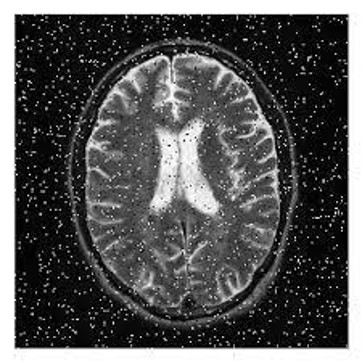
#> input picture Picture1.jpg, 362 x 362 px
$ jupyter execute --allow-errors Robtics.ipynb
#> lines starting #> are read from the running program, lines starting #| are printed output that depends on the picture; after the words box and inside, x2 and y2 are one past the last pixel; in counts of white or black regions, pixels touching at a corner belong together
[cell 1]
import cv2
import numpy as np
from matplotlib import pyplot as plt

### Task 1.1: Using OpenCV, apply the appropriate blurring method on the following image, then show the original and blurred images.

[cell 2]
# average
img = cv2.imread('Picture1.jpg')
#> img is the input picture: shape (362, 362, 3); min 0, max 255, mean 86.1
blr = cv2.blur(img, (10, 10))
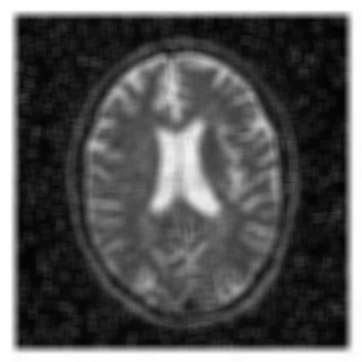
#> blr: shape (362, 362, 3); min 3, max 255, mean 86.1

f, (ax0, ax1) = plt.subplots(1, 2, figsize=(10,7))
ax0.imshow(img), ax0.set_title('Original')
ax1.imshow(blr), ax1.set_title('Blur')

[cell 3]
#bilateralFilter
bilateral = cv2.bilateralFilter(img,5,35,25)

f, (ax0, ax1) = plt.subplots(1, 2, figsize=(10,7))
ax0.imshow(img), ax0.set_title('Original')
ax1.imshow(bilateral), ax1.set_title('bilateral')
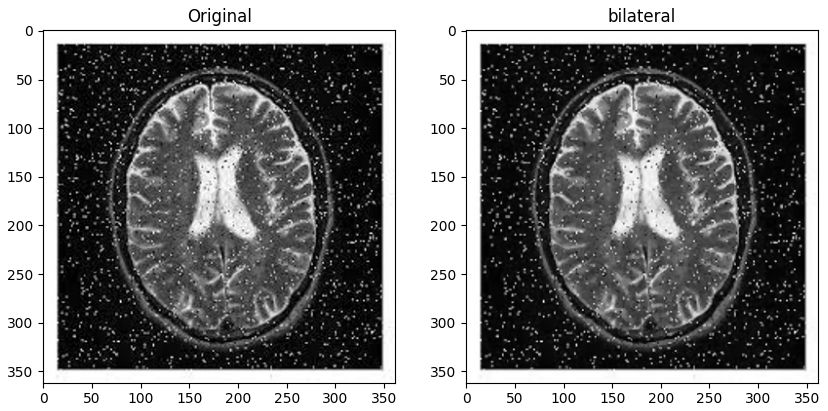
#> figure drawn by matplotlib, 2 panels

[cell 4]
# medianBlur
median = cv2.medianBlur(img, 11)
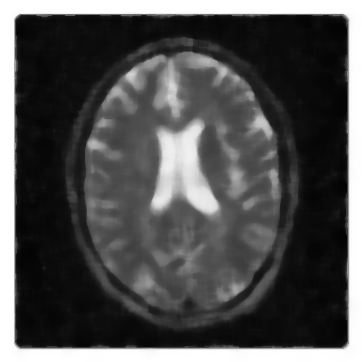
#> median: shape (362, 362, 3); min 2, max 255, mean 80.8

f, (ax0, ax1) = plt.subplots(1, 2, figsize=(10,7))
ax0.imshow(img), ax0.set_title('Original')
ax1.imshow(median), ax1.set_title('median')

[cell 5]
# gaussian
gaussian = cv2.GaussianBlur(img, (21,21), 0)

f, (ax0, ax1) = plt.subplots(1, 2, figsize=(10,7))
ax0.imshow(img), ax0.set_title('Original')
ax1.imshow(gaussian), ax1.set_title('gaussian')

[cell 6]
f, ax = plt.subplots(2, 2, figsize=(10,7))
ax[0][0].imshow(blr), ax[0][0].set_title('Blur')
ax[1][0].imshow(bilateral), ax[1][0].set_title('bilateral');
ax[0][1].imshow(median), ax[0][1].set_title('median');
ax[1][1].imshow(gaussian), ax[1][1].set_title('gaussian');

### Task 1.2: Using OpenCV, apply canny edge detector on the following image, then show the original image and the result.

[cell 7]
img2 =cv2.imread('Picture2.jpg')
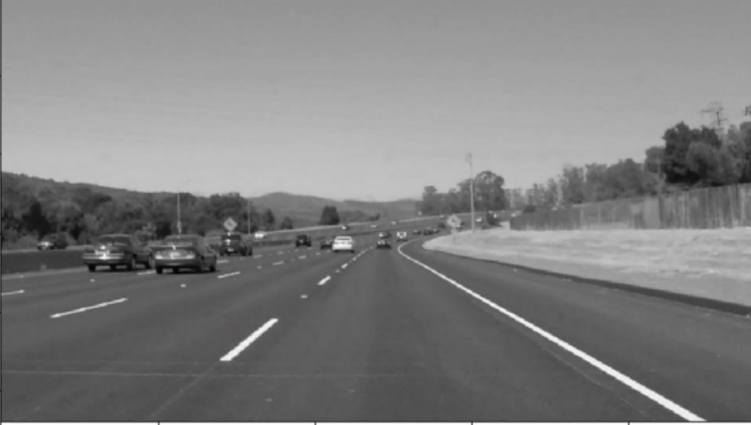
#> input picture Picture2.jpg, 1501 x 850 px (shown at 1/2 size)
#> img2 is the input picture: shape (850, 1501, 3); mean B, G, R 128.1, 128.1, 128.1

[cell 8]
canny = cv2.Canny(img2, 125, 175)
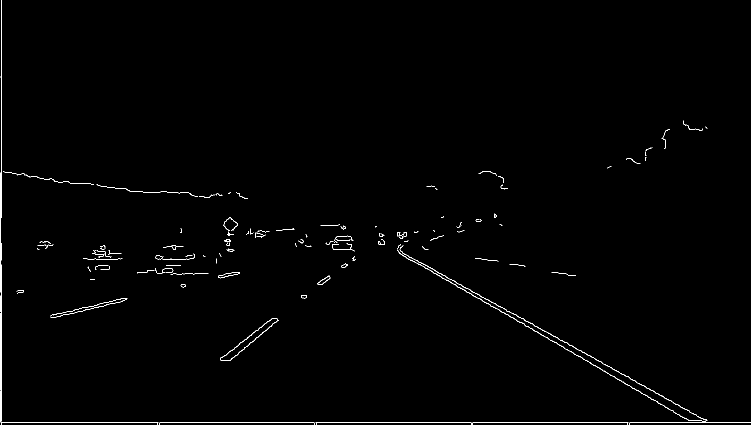
#> canny: shape (850, 1501) (shown at 1/2 size); 0.67% white in thin lines or dots

f, (ax0, ax1) = plt.subplots(1, 2, figsize=(10,7))
ax0.imshow(img2), ax0.set_title('Original')
ax1.imshow(canny), ax1.set_title('canny')
#> figure, not shown here; B, G, R data is drawn as R, G, B

[cell 9]
canny = cv2.Canny(img2, 125, 175)
cv2.imshow("orignal", img2)
cv2.imshow("canny", canny)
cv2.waitKey(0)

### Task 1.3:Using OpenCV, apply perspective transformation on the following image, then show the original and the transformed images.

[cell 10]
img3 = cv2.imread('Picture3.jpg')
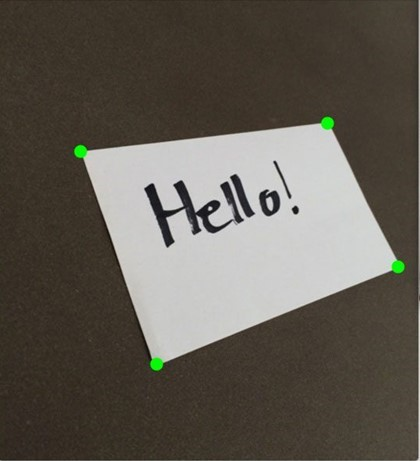
#> input picture Picture3.jpg, 420 x 461 px
#> img3 is the input picture: shape (461, 420, 3); mean B, G, R 82.3, 90.9, 96.4

[cell 11]
def callback (events,x,y,flag,param):
    if events == cv2.EVENT_LBUTTONDBLCLK:
        print (x,y)

cv2.namedWindow('image')
cv2.setMouseCallback('image',callback)


while 1:
    cv2.imshow('image',img3)
    k=cv2.waitKey(0)
#> (key q is pressed here)
    if k== ord('q'):
        break
cv2.destroyAllWindows()

[cell 12]
width , height = 600 , 400

pts1 = np.float32([[79, 152], [330, 124], [158, 364], [399, 267]])
pts2 = np.float32([[0, 0], [width, 0], [0, height], [width, height]])

matrix = cv2.getPerspectiveTransform(pts1, pts2)
per_img = cv2.warpPerspective(img3, matrix, (width, height))
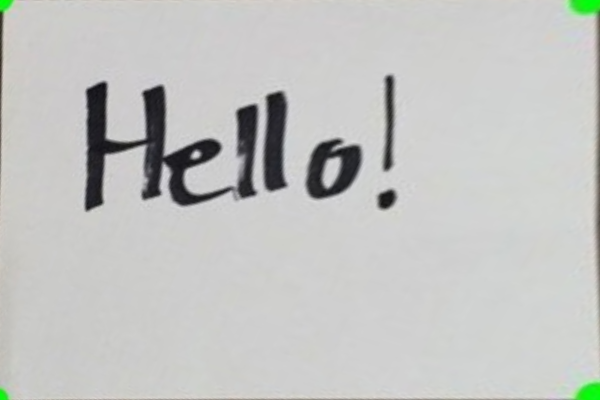
#> per_img: shape (400, 600, 3); mean B, G, R 194.7, 196.6, 195.7
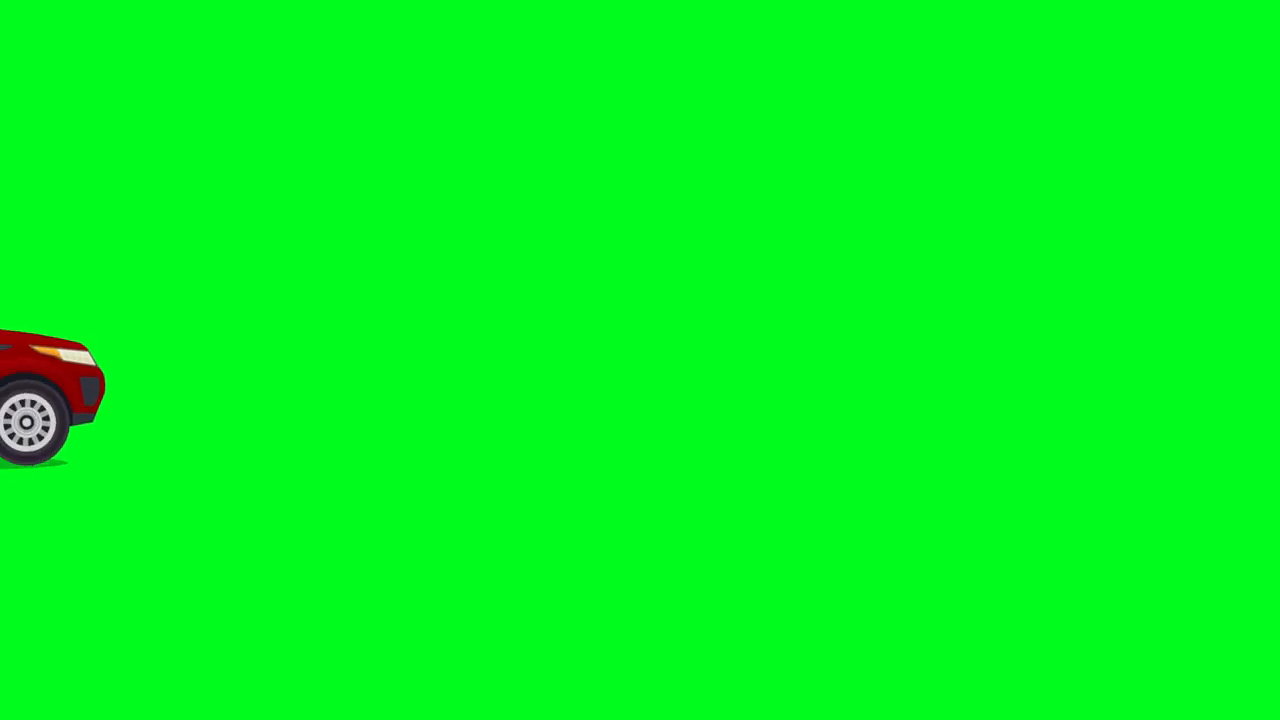
#> input picture frame 18 of Media1.mp4, 1280 x 720 px
#> further down, frame is the input picture: shape (720, 1280, 3); mean B, G, R 28.5, 249.7, 1.4

cv2.imshow("orignal", img3)
cv2.imshow("Perspective", per_img)
cv2.waitKey(0)

### Task 1.4: Using OpenCV, apply simple thresholding and adaptive thresholding on the following image, then show the original image and the results.

[cell 13]
img4 =cv2.imread("Picture4.png")
#> (the rest of this cell did not finish here and is left out)

[cell 14]
#Simple Thresholding
threshold , thresh =cv2.threshold(img4,75,255,cv2.THRESH_BINARY)
f, (ax0, ax1) = plt.subplots(1, 2, figsize=(10,7))
#> (the rest of this cell did not finish here and is left out)

[cell 15]
#Simple Thresholding
threshold , thresh2 =cv2.threshold(img4,75,255,cv2.THRESH_BINARY_INV)
f, (ax0, ax1) = plt.subplots(1, 2, figsize=(10,7))
#> (the rest of this cell did not finish here and is left out)

#> (a cell that did not finish here is left out)

#> (a cell that did not finish here is left out)

### Task 1.5: Using OpenCV, apply Kalman filter on the following video, to track and predict the trajectory of the red car, then display the video with the predicted trajectory.

[cell 18]
class KalmanFilter:
    # Define the Kalman filter
    kf = cv2.KalmanFilter(4, 2)
    # Measurement matrix (relates measurements to the state)
    kf.measurementMatrix = np.array([[1, 0, 0, 0], [0, 1, 0, 0]], np.float32)
    # Transition matrix (describing the dynamics of the system)
    kf.transitionMatrix = np.array([[1, 0, 1, 0], [0, 1, 0, 1], [0, 0, 1, 0], [0, 0, 0, 1]], np.float32)

    def predict(self, coordX, coordY):
        ''' This function estimates the position of the object'''
        measured = np.array([[np.float32(coordX)], [np.float32(coordY)]])
        self.kf.correct(measured)
        predicted = self.kf.predict()
        x, y = int(predicted[0]), int(predicted[1])
        return x, y

class RedDetector:
    def __init__(self):
        # Create mask for red color
        self.low_red = np.array([0, 100, 100])
        self.high_red = np.array([10, 255, 255])

    def detect(self, frame):
        hsv_img = cv2.cvtColor(frame, cv2.COLOR_BGR2HSV)
#> hsv_img: shape (720, 1280, 3); mean H, S, V 63.4, 253.4, 250.4

        # Create masks with color ranges
        mask = cv2.inRange(hsv_img, self.low_red, self.high_red)
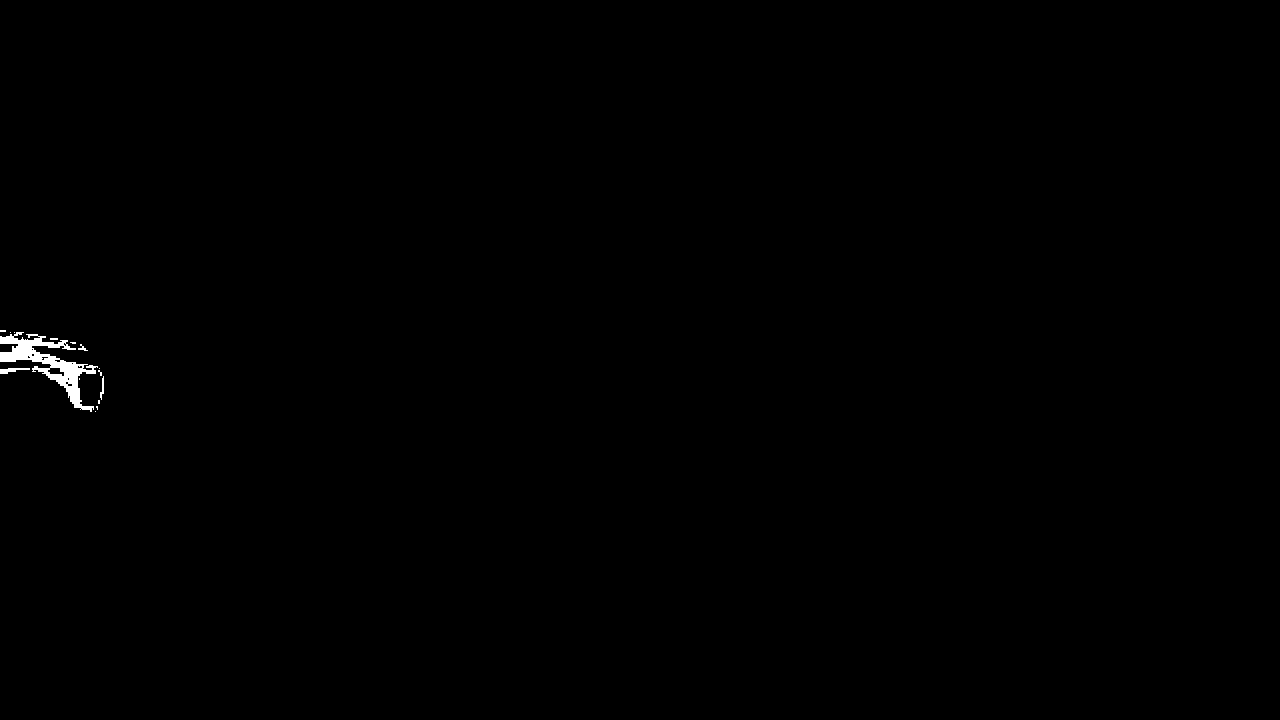
#> mask: shape (720, 1280); 0.27% white; 15 white regions (11 under 20 px)

        # Find Contours
        contours, _ = cv2.findContours(mask, cv2.RETR_TREE, cv2.CHAIN_APPROX_SIMPLE)
#> contours = 27 contours, 23 with area under 20; largest, box (x1, y1, x2, y2) and area: (0, 332, 98, 412) 2024, (47, 367, 65, 377) 97, (0, 368, 30, 374) 66, (100, 376, 104, 400) 23
        contours = sorted(contours, key=lambda x: cv2.contourArea(x), reverse=True)

        box = (0, 0, 0, 0)
        for cnt in contours:
            (x, y, w, h) = cv2.boundingRect(cnt)
            box = (x, y, x + w, y + h)
            break
#> this loop made 1 pass
#> (x, y, w, h, box) on pass 1: (0, 332, 98, 80, (0, 332, 98, 412))

        return box

cap = cv2.VideoCapture("Media1.mp4")

# Load detector
rd = RedDetector()

# Load Kalman filter to predict the trajectory
kf = KalmanFilter()

while True:
    ret, frame = cap.read()
    if ret is False:
        break

    red_bbox = rd.detect(frame)
#> red_bbox = (0, 332, 98, 412)
    x, y, x2, y2 = red_bbox
#> x = 0; y = 332; x2 = 98; y2 = 412
    cx = int((x + x2) / 2)
#> cx = 49
    cy = int((y + y2) / 2)
#> cy = 372

    predicted = kf.predict(cx, cy)
#> in predict, `measured = np.array([[np.float32(coordX)], [np.float32(coordY)]])`: measured = [49, 372]
#> predicted = (0, 0)

    cv2.circle(frame, (cx, cy), 75, (0, 0, 255), -1)
    cv2.circle(frame, (predicted[0], predicted[1]), 75, (255, 0, 0), 4)
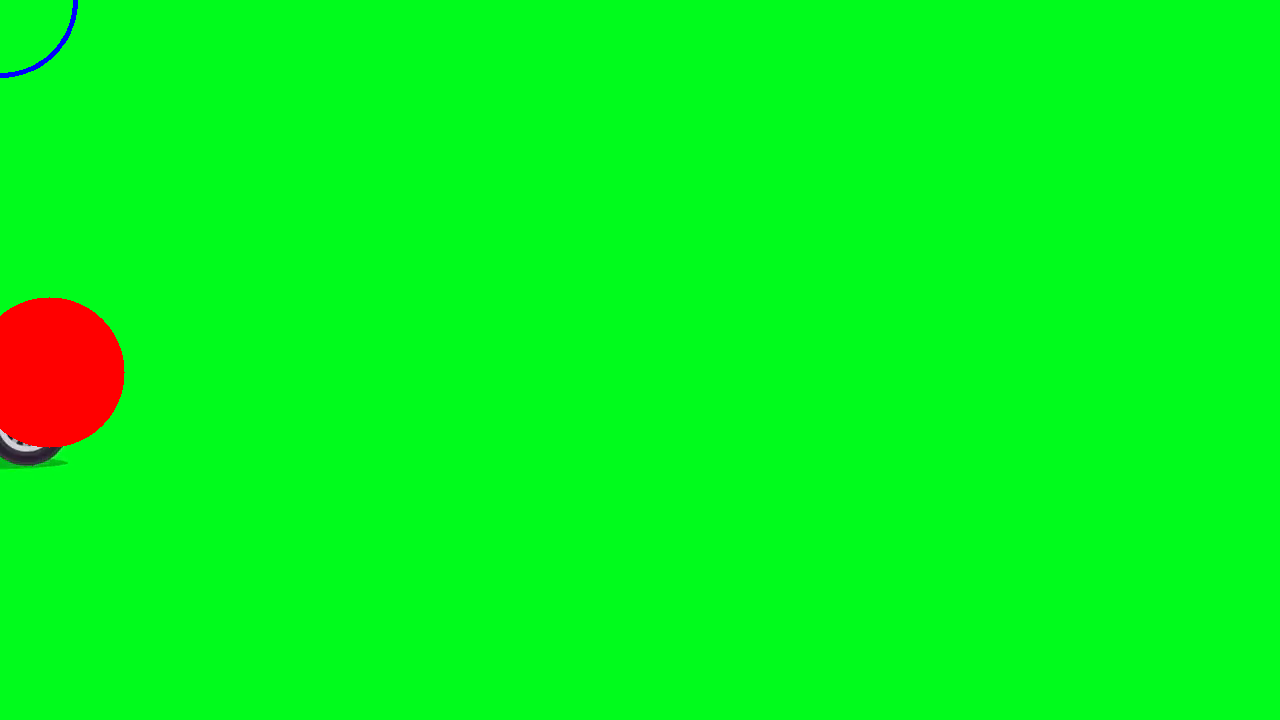
#> frame: shape (720, 1280, 3); mean B, G, R 27.7, 247.3, 4.5

    cv2.imshow("Frame", frame)
    key = cv2.waitKey(70)
#> (key q is pressed here)
    if key == 27:
        break

# Release the video capture object and close all windows
cap.release()
cv2.destroyAllWindows()
